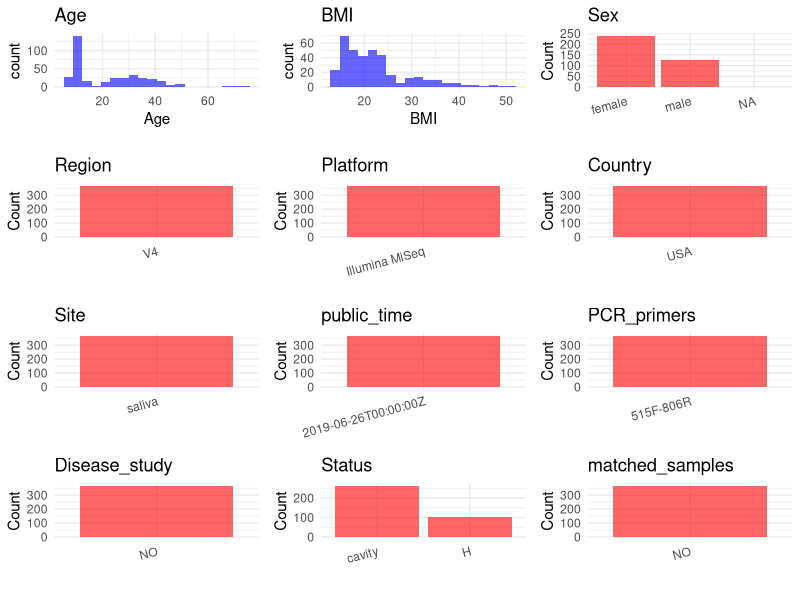

Write R code to recreate this figure. (Note: this script raises an error after producing the figure.)
## ---- chunk 1
# Load necessary libraries
library(dplyr)
library(ggplot2)
library(cowplot)

# Set working directory (update this path to your local directory)
setwd("D:/metadata/PRJEB33119")

# Read the initial metadata files
initial_meta<-read.csv("SraRunTable.csv",header = T)

# Combine the two metadata files
#meta <- rbind(initial_meta, initial_meta1)

#Remove entries non-oral samples
#initial_meta <- subset(initial_meta, Organism == "human oral metagenome")

# Check the number of samples containing "HT" in Sample.Name (e.g., healthy controls)
#nrow(subset(meta, grepl("HT", Sample.Name)))

# Display the first few rows of the metadata
head(initial_meta)
## ---- chunk 2
# Create a uniform metadata dataframe
metadata <- data.frame(
  BioProject = initial_meta$BioProject,
  Run = initial_meta$Run,
  sample_name = initial_meta$Sample.Name,
  Age = initial_meta$Host_age,
  BMI = initial_meta$BMI,
  Sex=initial_meta$sex,
  Region = "V4",
  Platform = initial_meta$Instrument,
  Country = initial_meta$geo_loc_name_country,
  Site = initial_meta$env_material,
  public_time = initial_meta$ReleaseDate,
  stringsAsFactors = FALSE
)
## ---- chunk 3
# Add information obtained from the publication
metadata$PCR_primers <- "515F-806R"
metadata$title <- "Patterns of Oral Microbiota Diversity in Adults and Children: A Crowdsourced Population Study"
metadata$Disease_study <- "NO"
# Assign disease status based on sample_name patterns
#metadata$Status<-"H"
metadata <- metadata %>%
  mutate(Status = case_when(
    initial_meta$last_cavity == "Never had a cavity" ~ "H",
    initial_meta$last_cavity != "Never had a cavity" ~ "cavity"
  ))

#extract subject id by remove prefix of sample_name
metadata$sample_name <- gsub("T|CR|CS|C|N|S", "", metadata$sample_name)

# Check initial data distribution
cat("Initial sample distribution:\n")
table(metadata$sample_name)
table(metadata$Site)

# Calculate sampling frequency per subject
sample_counts <- table(metadata$sample_name)
cat("\nNumber of samples per subject:\n")
print(sample_counts)

# Create matched_samples column
metadata$matched_samples <- ifelse(metadata$sample_name %in% names(sample_counts[sample_counts >= 2]), "YES", "NO")

cat("\nMatched samples distribution:\n")
table(metadata$matched_samples)

# Identify samples for removal: single samples excluding saliva and tongue coat
single_samples <- names(sample_counts[sample_counts == 1])
samples_to_remove <- metadata$sample_name %in% single_samples & 
                     !(metadata$Site %in% c("saliva", "tongue coat"))

cat("\nNumber of samples to be removed:", sum(samples_to_remove), "\n")

# Remove identified samples
metadata_clean <- metadata[!samples_to_remove, ]

cat("\nFinal sample distribution after cleaning:\n")
table(metadata_clean$sample_name)
table(metadata_clean$Site)
table(metadata_clean$matched_samples)

# Use cleaned dataset for subsequent analysis
metadata <- metadata_clean
## ---- chunk 4
# Check the number of unique runs and sample names
print(paste("Number of unique runs:", length(unique(metadata$Run))))
print(paste("Number of unique sample names:", length(unique(metadata$sample_name))))
## ---- chunk 5
# Select columns for visualization
plot_data <- metadata %>%
  select(-BioProject, -Run, -sample_name, -title)

# Function to create simple plots for each column
create_simple_plots <- function(data) {
  plots <- list()
  
  for (col in colnames(data)) {
    # Check if the column is all NA
    if (all(is.na(data[[col]]))) {
      # Create an empty plot with text indicating all NA
      p <- ggplot() +
        annotate("text", x = 0.5, y = 0.5, label = "this column is NA", size = 6) +
        labs(title = col) +
        theme_void()
    } else if (is.numeric(data[[col]])) {
      # Numeric variable: histogram
      p <- ggplot(data, aes(x = .data[[col]])) +
        geom_histogram(fill = "blue", alpha = 0.6, bins = 20, na.rm = TRUE) +
        labs(title = col) +
        theme_minimal()
    } else {
      # Categorical variable: bar plot (remove NA values)
      count_data <- as.data.frame(table(data[[col]], useNA = "ifany"))
      p <- ggplot(count_data, aes(x = reorder(Var1, -Freq), y = Freq)) +
        geom_col(fill = "red", alpha = 0.6) +
        labs(title = col, x = NULL, y = "Count") +
        theme_minimal() +
        theme(axis.text.x = element_text(angle = 15, hjust = 1))
    }
    plots[[col]] <- p
  }
  
  return(plots)
}

# Generate and arrange plots
plots <- create_simple_plots(plot_data)
p<-plot_grid(plots$Age, 
          plots$BMI, 
          plots$Sex, 
          plots$Region, 
          plots$Platform, 
          plots$Country, 
          plots$Site,
          plots$public_time, 
          plots$PCR_primers,
          plots$Disease_study,
          plots$Status,
          plots$matched_samples,# add 
          ncol = 3, align = "hv", axis = "lb")
ggsave("Metadata_Summary.png", plot = p, width = 8, height = 6, dpi = 150)
## ---- chunk 6
knitr::include_graphics("Metadata_Summary.png")
## ---- chunk 7
# Reorder columns to match the desired format
metadata <- metadata[, c(
  "BioProject", "Run", "sample_name", "Age", "BMI", "Sex", 
  "Region", "Platform", "Country", "Site", "public_time", 
  "PCR_primers", "title", "Disease_study", "Status","matched_samples"
)]

# Export the uniform metadata to a CSV file
write.csv(metadata, file = "metadata.csv", quote = FALSE)
head(metadata)
